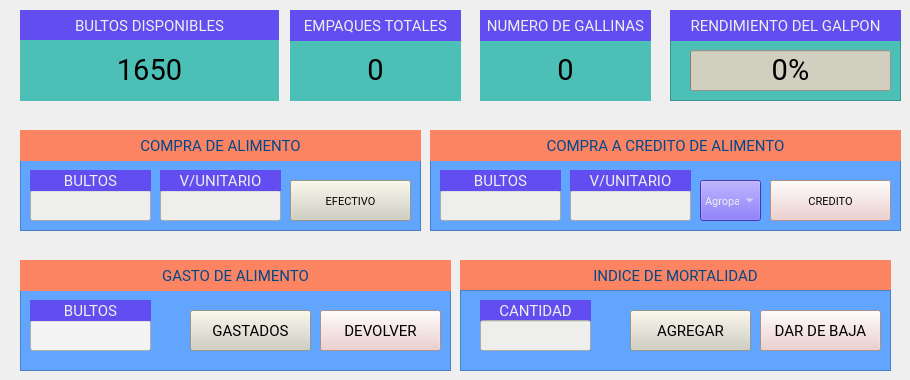
      <widget class="QWidget" name="teb_alimento">
       <attribute name="title">
        <string>GESTION GALPON</string>
       </attribute>
       <widget class="QFrame" name="frame_8">
        <property name="geometry">
         <rect>
          <x>20</x>
          <y>290</y>
          <width>431</width>
          <height>81</height>
         </rect>
        </property>
        <property name="styleSheet">
         <string notr="true">background-color: rgb(97, 165, 255);</string>
        </property>
        <property name="frameShape">
         <enum>QFrame::StyledPanel</enum>
        </property>
        <property name="frameShadow">
         <enum>QFrame::Raised</enum>
        </property>
        <widget class="QPushButton" name="boton_gastar_alimento">
         <property name="geometry">
          <rect>
           <x>170</x>
           <y>20</y>
           <width>121</width>
           <height>41</height>
          </rect>
         </property>
         <property name="font">
          <font>
           <family>Roboto</family>
           <pointsize>11</pointsize>
           <weight>50</weight>
           <italic>false</italic>
           <bold>false</bold>
          </font>
         </property>
         <property name="styleSheet">
          <string notr="true">font: 11pt &quot;Roboto&quot;;
background-color: rgb(209, 207, 192);
color: rgb(0, 0, 0);</string>
         </property>
         <property name="text">
          <string>GASTADOS</string>
         </property>
        </widget>
        <widget class="QPushButton" name="boton_devolver_alimento">
         <property name="geometry">
          <rect>
           <x>300</x>
           <y>20</y>
           <width>121</width>
           <height>41</height>
          </rect>
         </property>
         <property name="font">
          <font>
           <family>Roboto</family>
           <pointsize>11</pointsize>
           <weight>50</weight>
           <italic>false</italic>
           <bold>false</bold>
          </font>
         </property>
         <property name="styleSheet">
          <string notr="true">font: 11pt &quot;Roboto&quot;;
color: rgb(0, 0, 0);
background-color: rgb(236, 201, 199);</string>
         </property>
         <property name="text">
          <string>DEVOLVER</string>
         </property>
        </widget>
        <widget class="QLineEdit" name="cantidad_alimento_dado">
         <property name="geometry">
          <rect>
           <x>10</x>
           <y>30</y>
           <width>121</width>
           <height>31</height>
          </rect>
         </property>
         <property name="styleSheet">
          <string notr="true">font: 11pt &quot;Roboto&quot;;
color: rgb(0, 0, 0);
background-color: rgb(243, 243, 243);</string>
         </property>
        </widget>
        <widget class="QLabel" name="label_65">
         <property name="geometry">
          <rect>
           <x>10</x>
           <y>10</y>
           <width>121</width>
           <height>21</height>
          </rect>
         </property>
         <property name="font">
          <font>
           <family>Roboto</family>
           <pointsize>11</pointsize>
           <weight>50</weight>
           <italic>false</italic>
           <bold>false</bold>
          </font>
         </property>
         <property name="styleSheet">
          <string notr="true">font: 11pt &quot;Roboto&quot;;
color: rgb(238, 238, 236);
background-color: rgb(98, 77, 240);</string>
         </property>
         <property name="text">
          <string>BULTOS</string>
         </property>
         <property name="alignment">
          <set>Qt::AlignCenter</set>
         </property>
        </widget>
       </widget>
       <widget class="QLabel" name="cantidad_cupo_13">
        <property name="geometry">
         <rect>
          <x>20</x>
          <y>10</y>
          <width>259</width>
          <height>31</height>
         </rect>
        </property>
        <property name="font">
         <font>
          <family>Roboto</family>
          <pointsize>11</pointsize>
          <weight>50</weight>
          <italic>false</italic>
          <bold>false</bold>
         </font>
        </property>
        <property name="styleSheet">
         <string notr="true">font: 11pt &quot;Roboto&quot;;
color: rgb(238, 238, 236);
background-color: rgb(98, 77, 240);</string>
        </property>
        <property name="text">
         <string>BULTOS DISPONIBLES</string>
        </property>
        <property name="alignment">
         <set>Qt::AlignCenter</set>
        </property>
       </widget>
       <widget class="QLabel" name="bultos_gallinas_dis">
        <property name="geometry">
         <rect>
          <x>20</x>
          <y>40</y>
          <width>259</width>
          <height>61</height>
         </rect>
        </property>
        <property name="font">
         <font>
          <family>Roboto</family>
          <pointsize>22</pointsize>
          <weight>50</weight>
          <italic>false</italic>
          <bold>false</bold>
         </font>
        </property>
        <property name="styleSheet">
         <string notr="true">font: 22pt &quot;Roboto&quot;;
color: rgb(0, 0, 0);
background-color: rgb(76, 192, 182);</string>
        </property>
        <property name="text">
         <string>1650</string>
        </property>
        <property name="alignment">
         <set>Qt::AlignCenter</set>
        </property>
       </widget>
       <widget class="QLabel" name="Empaques_gallinas_dis">
        <property name="geometry">
         <rect>
          <x>290</x>
          <y>40</y>
          <width>171</width>
          <height>61</height>
         </rect>
        </property>
        <property name="font">
         <font>
          <family>Roboto</family>
          <pointsize>22</pointsize>
          <weight>50</weight>
          <italic>false</italic>
          <bold>false</bold>
         </font>
        </property>
        <property name="styleSheet">
         <string notr="true">font: 22pt &quot;Roboto&quot;;
color: rgb(0, 0, 0);
background-color: rgb(76, 192, 182);</string>
        </property>
        <property name="text">
         <string>0</string>
        </property>
        <property name="alignment">
         <set>Qt::AlignCenter</set>
        </property>
       </widget>
       <widget class="QLabel" name="cantidad_cupo_25">
        <property name="geometry">
         <rect>
          <x>290</x>
          <y>10</y>
          <width>171</width>
          <height>31</height>
         </rect>
        </property>
        <property name="font">
         <font>
          <family>Roboto</family>
          <pointsize>11</pointsize>
          <weight>50</weight>
          <italic>false</italic>
          <bold>false</bold>
         </font>
        </property>
        <property name="styleSheet">
         <string notr="true">font: 11pt &quot;Roboto&quot;;
color: rgb(238, 238, 236);
background-color: rgb(98, 77, 240);</string>
        </property>
        <property name="text">
         <string>EMPAQUES TOTALES</string>
        </property>
        <property name="alignment">
         <set>Qt::AlignCenter</set>
        </property>
       </widget>
       <widget class="QFrame" name="frame_6">
        <property name="geometry">
         <rect>
          <x>20</x>
          <y>160</y>
          <width>401</width>
          <height>71</height>
         </rect>
        </property>
        <property name="styleSheet">
         <string notr="true">background-color: rgb(97, 165, 255);</string>
        </property>
        <property name="frameShape">
         <enum>QFrame::StyledPanel</enum>
        </property>
        <property name="frameShadow">
         <enum>QFrame::Raised</enum>
        </property>
        <widget class="QPushButton" name="boton_comprar_alimento_2">
         <property name="geometry">
          <rect>
           <x>270</x>
           <y>20</y>
           <width>121</width>
           <height>41</height>
          </rect>
         </property>
         <property name="font">
          <font>
           <family>Roboto</family>
           <pointsize>8</pointsize>
           <weight>50</weight>
           <italic>false</italic>
           <bold>false</bold>
          </font>
         </property>
         <property name="styleSheet">
          <string notr="true">background-color: rgb(209, 207, 192);</string>
         </property>
         <property name="text">
          <string>EFECTIVO</string>
         </property>
        </widget>
        <widget class="QLineEdit" name="cantidad_bultos_adquirir_2">
         <property name="geometry">
          <rect>
           <x>10</x>
           <y>30</y>
           <width>121</width>
           <height>31</height>
          </rect>
         </property>
         <property name="styleSheet">
          <string notr="true">font: 11pt &quot;Roboto&quot;;
background-color: rgb(238, 238, 236);</string>
         </property>
        </widget>
        <widget class="QLineEdit" name="precio_adquisicion_costal_2">
         <property name="geometry">
          <rect>
           <x>140</x>
           <y>30</y>
           <width>121</width>
           <height>31</height>
          </rect>
         </property>
         <property name="styleSheet">
          <string notr="true">font: 11pt &quot;Roboto&quot;;
background-color: rgb(238, 238, 236);</string>
         </property>
        </widget>
        <widget class="QLabel" name="titulo_bultos_2">
         <property name="geometry">
          <rect>
           <x>10</x>
           <y>10</y>
           <width>121</width>
           <height>21</height>
          </rect>
         </property>
         <property name="font">
          <font>
           <family>Roboto</family>
           <pointsize>11</pointsize>
           <weight>50</weight>
           <italic>false</italic>
           <bold>false</bold>
          </font>
         </property>
         <property name="styleSheet">
          <string notr="true">font: 11pt &quot;Roboto&quot;;
color: rgb(238, 238, 236);
background-color: rgb(98, 77, 240);</string>
         </property>
         <property name="text">
          <string>BULTOS</string>
         </property>
         <property name="alignment">
          <set>Qt::AlignCenter</set>
         </property>
        </widget>
        <widget class="QLabel" name="titulo_precio_2">
         <property name="geometry">
          <rect>
           <x>140</x>
           <y>10</y>
           <width>121</width>
           <height>21</height>
          </rect>
         </property>
         <property name="font">
          <font>
           <family>Roboto</family>
           <pointsize>11</pointsize>
           <weight>50</weight>
           <italic>false</italic>
           <bold>false</bold>
          </font>
         </property>
         <property name="styleSheet">
          <string notr="true">font: 11pt &quot;Roboto&quot;;
color: rgb(238, 238, 236);
background-color: rgb(98, 77, 240);</string>
         </property>
         <property name="text">
          <string>V/UNITARIO</string>
         </property>
         <property name="alignment">
          <set>Qt::AlignCenter</set>
         </property>
        </widget>
       </widget>
       <widget class="QLabel" name="cantidad_cupo_7">
        <property name="geometry">
         <rect>
          <x>20</x>
          <y>130</y>
          <width>401</width>
          <height>31</height>
         </rect>
        </property>
        <property name="font">
         <font>
          <family>Roboto</family>
          <pointsize>11</pointsize>
          <weight>50</weight>
          <italic>false</italic>
          <bold>false</bold>
         </font>
        </property>
        <property name="styleSheet">
         <string notr="true">background-color: rgb(252, 132, 98);
color: rgb(1, 72, 138);
font: 11pt &quot;Roboto&quot;;</string>
        </property>
        <property name="text">
         <string>COMPRA DE ALIMENTO</string>
        </property>
        <property name="alignment">
         <set>Qt::AlignCenter</set>
        </property>
       </widget>
       <widget class="QLabel" name="cantidad_cupo_11">
        <property name="geometry">
         <rect>
          <x>460</x>
          <y>260</y>
          <width>431</width>
          <height>31</height>
         </rect>
        </property>
        <property name="font">
         <font>
          <family>Roboto</family>
          <pointsize>11</pointsize>
          <weight>50</weight>
          <italic>false</italic>
          <bold>false</bold>
         </font>
        </property>
        <property name="styleSheet">
         <string notr="true">background-color: rgb(252, 132, 98);
color: rgb(1, 72, 138);
font: 11pt &quot;Roboto&quot;;</string>
        </property>
        <property name="text">
         <string>INDICE DE MORTALIDAD</string>
        </property>
        <property name="alignment">
         <set>Qt::AlignCenter</set>
        </property>
       </widget>
       <widget class="QFrame" name="frame_7">
        <property name="geometry">
         <rect>
          <x>460</x>
          <y>290</y>
          <width>431</width>
          <height>81</height>
         </rect>
        </property>
        <property name="styleSheet">
         <string notr="true">background-color: rgb(97, 165, 255);</string>
        </property>
        <property name="frameShape">
         <enum>QFrame::StyledPanel</enum>
        </property>
        <property name="frameShadow">
         <enum>QFrame::Raised</enum>
        </property>
        <widget class="QPushButton" name="boton_dar_baja_animales">
         <property name="geometry">
          <rect>
           <x>300</x>
           <y>20</y>
           <width>121</width>
           <height>41</height>
          </rect>
         </property>
         <property name="font">
          <font>
           <family>Roboto</family>
           <pointsize>11</pointsize>
           <weight>50</weight>
           <italic>false</italic>
           <bold>false</bold>
          </font>
         </property>
         <property name="styleSheet">
          <string notr="true">font: 11pt &quot;Roboto&quot;;
color: rgb(0, 0, 0);
background-color: rgb(236, 201, 199);</string>
         </property>
         <property name="text">
          <string>DAR DE BAJA</string>
         </property>
        </widget>
        <widget class="QLabel" name="label_45">
         <property name="geometry">
          <rect>
           <x>20</x>
           <y>10</y>
           <width>111</width>
           <height>21</height>
          </rect>
         </property>
         <property name="font">
          <font>
           <family>Roboto</family>
           <pointsize>11</pointsize>
           <weight>50</weight>
           <italic>false</italic>
           <bold>false</bold>
          </font>
         </property>
         <property name="styleSheet">
          <string notr="true">font: 11pt &quot;Roboto&quot;;
color: rgb(238, 238, 236);
background-color: rgb(98, 77, 240);</string>
         </property>
         <property name="text">
          <string>CANTIDAD</string>
         </property>
         <property name="alignment">
          <set>Qt::AlignCenter</set>
         </property>
        </widget>
        <widget class="QLineEdit" name="cantidad_gallinas_gestion">
         <property name="geometry">
          <rect>
           <x>20</x>
           <y>30</y>
           <width>111</width>
           <height>31</height>
          </rect>
         </property>
         <property name="font">
          <font>
           <family>Roboto</family>
           <pointsize>11</pointsize>
           <weight>50</weight>
           <italic>false</italic>
           <bold>false</bold>
          </font>
         </property>
         <property name="styleSheet">
          <string notr="true">font: 11pt &quot;Roboto&quot;;
background-color: rgb(238, 238, 236);</string>
         </property>
        </widget>
        <widget class="QPushButton" name="boton_agregar_animales">
         <property name="geometry">
          <rect>
           <x>170</x>
           <y>20</y>
           <width>121</width>
           <height>41</height>
          </rect>
         </property>
         <property name="font">
          <font>
           <family>Roboto</family>
           <pointsize>11</pointsize>
           <weight>50</weight>
           <italic>false</italic>
           <bold>false</bold>
          </font>
         </property>
         <property name="styleSheet">
          <string notr="true">font: 11pt &quot;Roboto&quot;;
background-color: rgb(209, 207, 192);
color: rgb(0, 0, 0);</string>
         </property>
         <property name="text">
          <string>AGREGAR</string>
         </property>
        </widget>
       </widget>
       <widget class="QLabel" name="Empaques_gallinas_dis_2">
        <property name="geometry">
         <rect>
          <x>480</x>
          <y>40</y>
          <width>171</width>
          <height>61</height>
         </rect>
        </property>
        <property name="font">
         <font>
          <family>Roboto</family>
          <pointsize>22</pointsize>
          <weight>50</weight>
          <italic>false</italic>
          <bold>false</bold>
         </font>
        </property>
        <property name="styleSheet">
         <string notr="true">font: 22pt &quot;Roboto&quot;;
color: rgb(0, 0, 0);
background-color: rgb(76, 192, 182);</string>
        </property>
        <property name="text">
         <string>0</string>
        </property>
        <property name="alignment">
         <set>Qt::AlignCenter</set>
        </property>
       </widget>
       <widget class="QProgressBar" name="rendimiento_gallinas">
        <property name="geometry">
         <rect>
          <x>690</x>
          <y>50</y>
          <width>201</width>
          <height>41</height>
         </rect>
        </property>
        <property name="font">
         <font>
          <family>Roboto</family>
          <pointsize>22</pointsize>
          <weight>50</weight>
          <italic>false</italic>
          <bold>false</bold>
         </font>
        </property>
        <property name="styleSheet">
         <string notr="true">font: 22pt &quot;Roboto&quot;;
background-color: rgb(209, 207, 192);
color: rgb(0, 0, 0);</string>
        </property>
        <property name="maximum">
         <number>100</number>
        </property>
        <property name="value">
         <number>0</number>
        </property>
       </widget>
       <widget class="QLabel" name="cantidad_cupo_14">
        <property name="geometry">
         <rect>
          <x>670</x>
          <y>10</y>
          <width>231</width>
          <height>31</height>
         </rect>
        </property>
        <property name="font">
         <font>
          <family>Roboto</family>
          <pointsize>11</pointsize>
          <weight>50</weight>
          <italic>false</italic>
          <bold>false</bold>
         </font>
        </property>
        <property name="styleSheet">
         <string notr="true">font: 11pt &quot;Roboto&quot;;
color: rgb(238, 238, 236);
background-color: rgb(98, 77, 240);</string>
        </property>
        <property name="text">
         <string>RENDIMIENTO DEL GALPON</string>
        </property>
        <property name="alignment">
         <set>Qt::AlignCenter</set>
        </property>
       </widget>
       <widget class="QLabel" name="label_46">
        <property name="geometry">
         <rect>
          <x>20</x>
          <y>260</y>
          <width>431</width>
          <height>31</height>
         </rect>
        </property>
        <property name="font">
         <font>
          <family>Roboto</family>
          <pointsize>11</pointsize>
          <weight>50</weight>
          <italic>false</italic>
          <bold>false</bold>
         </font>
        </property>
        <property name="styleSheet">
         <string notr="true">background-color: rgb(252, 132, 98);
color: rgb(1, 72, 138);
font: 11pt &quot;Roboto&quot;;</string>
        </property>
        <property name="text">
         <string>GASTO DE ALIMENTO</string>
        </property>
        <property name="alignment">
         <set>Qt::AlignCenter</set>
        </property>
       </widget>
       <widget class="QFrame" name="frame_10">
        <property name="geometry">
         <rect>
          <x>670</x>
          <y>40</y>
          <width>231</width>
          <height>61</height>
         </rect>
        </property>
        <property name="styleSheet">
         <string notr="true">background-color: rgb(76, 192, 182);</string>
        </property>
        <property name="frameShape">
         <enum>QFrame::StyledPanel</enum>
        </property>
        <property name="frameShadow">
         <enum>QFrame::Raised</enum>
        </property>
       </widget>
       <widget class="QLabel" name="cantidad_cupo_26">
        <property name="geometry">
         <rect>
          <x>480</x>
          <y>10</y>
          <width>171</width>
          <height>31</height>
         </rect>
        </property>
        <property name="font">
         <font>
          <family>Roboto</family>
          <pointsize>11</pointsize>
          <weight>50</weight>
          <italic>false</italic>
          <bold>false</bold>
         </font>
        </property>
        <property name="styleSheet">
         <string notr="true">font: 11pt &quot;Roboto&quot;;
color: rgb(238, 238, 236);
background-color: rgb(98, 77, 240);</string>
        </property>
        <property name="text">
         <string>NUMERO DE GALLINAS</string>
        </property>
        <property name="alignment">
         <set>Qt::AlignCenter</set>
        </property>
       </widget>
       <widget class="QFrame" name="frame_22">
        <property name="geometry">
         <rect>
          <x>430</x>
          <y>160</y>
          <width>471</width>
          <height>71</height>
         </rect>
        </property>
        <property name="styleSheet">
         <string notr="true">background-color: rgb(97, 165, 255);</string>
        </property>
        <property name="frameShape">
         <enum>QFrame::StyledPanel</enum>
        </property>
        <property name="frameShadow">
         <enum>QFrame::Raised</enum>
        </property>
        <widget class="QLineEdit" name="cantidad_bultos_adquirir_3">
         <property name="geometry">
          <rect>
           <x>10</x>
           <y>30</y>
           <width>121</width>
           <height>31</height>
          </rect>
         </property>
         <property name="styleSheet">
          <string notr="true">font: 11pt &quot;Roboto&quot;;
background-color: rgb(238, 238, 236);</string>
         </property>
        </widget>
        <widget class="QLineEdit" name="precio_adquisicion_costal_3">
         <property name="geometry">
          <rect>
           <x>140</x>
           <y>30</y>
           <width>121</width>
           <height>31</height>
          </rect>
         </property>
         <property name="styleSheet">
          <string notr="true">font: 11pt &quot;Roboto&quot;;
background-color: rgb(238, 238, 236);</string>
         </property>
        </widget>
        <widget class="QLabel" name="titulo_bultos_3">
         <property name="geometry">
          <rect>
           <x>10</x>
           <y>10</y>
           <width>121</width>
           <height>21</height>
          </rect>
         </property>
         <property name="font">
          <font>
           <family>Roboto</family>
           <pointsize>11</pointsize>
           <weight>50</weight>
           <italic>false</italic>
           <bold>false</bold>
          </font>
         </property>
         <property name="styleSheet">
          <string notr="true">font: 11pt &quot;Roboto&quot;;
color: rgb(238, 238, 236);
background-color: rgb(98, 77, 240);</string>
         </property>
         <property name="text">
          <string>BULTOS</string>
         </property>
         <property name="alignment">
          <set>Qt::AlignCenter</set>
         </property>
        </widget>
        <widget class="QLabel" name="titulo_precio_3">
         <property name="geometry">
          <rect>
           <x>140</x>
           <y>10</y>
           <width>121</width>
           <height>21</height>
          </rect>
         </property>
         <property name="font">
          <font>
           <family>Roboto</family>
           <pointsize>11</pointsize>
           <weight>50</weight>
           <italic>false</italic>
           <bold>false</bold>
          </font>
         </property>
         <property name="styleSheet">
          <string notr="true">font: 11pt &quot;Roboto&quot;;
color: rgb(238, 238, 236);
background-color: rgb(98, 77, 240);</string>
         </property>
         <property name="text">
          <string>V/UNITARIO</string>
         </property>
         <property name="alignment">
          <set>Qt::AlignCenter</set>
         </property>
        </widget>
        <widget class="QPushButton" name="boton_fiar_costales_2">
         <property name="geometry">
          <rect>
           <x>340</x>
           <y>20</y>
           <width>121</width>
           <height>41</height>
          </rect>
         </property>
         <property name="font">
          <font>
           <family>Roboto</family>
           <pointsize>8</pointsize>
           <weight>50</weight>
           <italic>false</italic>
           <bold>false</bold>
          </font>
         </property>
         <property name="styleSheet">
          <string notr="true">background-color: rgb(236, 201, 199);</string>
         </property>
         <property name="text">
          <string>CREDITO</string>
         </property>
        </widget>
        <widget class="QComboBox" name="tipo_produccion_2">
         <property name="geometry">
          <rect>
           <x>270</x>
           <y>20</y>
           <width>61</width>
           <height>41</height>
          </rect>
         </property>
         <property name="font">
          <font>
           <family>Roboto</family>
           <pointsize>8</pointsize>
           <weight>50</weight>
           <italic>false</italic>
           <bold>false</bold>
          </font>
         </property>
         <property name="styleSheet">
          <string notr="true">Afont: 11pt &quot;Roboto&quot;;
color: rgb(238, 238, 236);
background-color: rgb(98, 77, 240);</string>
         </property>
         <item>
          <property name="text">
           <string>Agropaisa</string>
          </property>
         </item>
         <item>
          <property name="text">
           <string>San alejo</string>
          </property>
         </item>
        </widget>
       </widget>
       <widget class="QLabel" name="cantidad_cupo_9">
        <property name="geometry">
         <rect>
          <x>430</x>
          <y>130</y>
          <width>471</width>
          <height>31</height>
         </rect>
        </property>
        <property name="font">
         <font>
          <family>Roboto</family>
          <pointsize>11</pointsize>
          <weight>50</weight>
          <italic>false</italic>
          <bold>false</bold>
         </font>
        </property>
        <property name="styleSheet">
         <string notr="true">background-color: rgb(252, 132, 98);
color: rgb(1, 72, 138);
font: 11pt &quot;Roboto&quot;;</string>
        </property>
        <property name="text">
         <string>COMPRA A CREDITO DE ALIMENTO</string>
        </property>
        <property name="alignment">
         <set>Qt::AlignCenter</set>
        </property>
       </widget>
       <zorder>frame_10</zorder>
       <zorder>frame_8</zorder>
       <zorder>cantidad_cupo_13</zorder>
       <zorder>bultos_gallinas_dis</zorder>
       <zorder>Empaques_gallinas_dis</zorder>
       <zorder>cantidad_cupo_25</zorder>
       <zorder>frame_6</zorder>
       <zorder>cantidad_cupo_7</zorder>
       <zorder>cantidad_cupo_11</zorder>
       <zorder>frame_7</zorder>
       <zorder>Empaques_gallinas_dis_2</zorder>
       <zorder>rendimiento_gallinas</zorder>
       <zorder>cantidad_cupo_14</zorder>
       <zorder>label_46</zorder>
       <zorder>cantidad_cupo_26</zorder>
       <zorder>frame_22</zorder>
       <zorder>cantidad_cupo_9</zorder>
      </widget>
